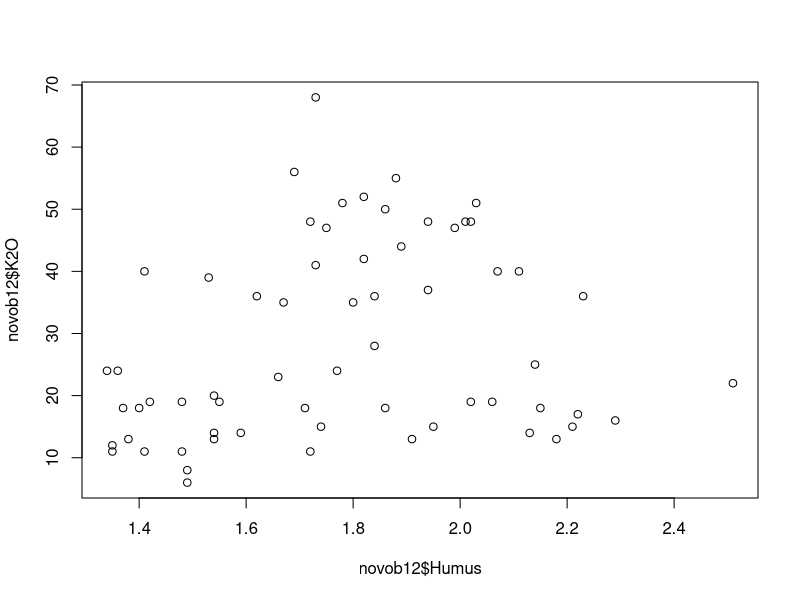

Write R code to recreate this figure.
# Задание 2.4

novob12=read.table("Trashko.csv",header = TRUE, sep = ";",dec = ".")
dim(novob12)
summary(novob12)
novob12$Pole
novob12$Humus
novob12$K2O
novob12$A1
names(novob12)
plot(novob12$Humus,novob12$K2O)
write.table (novob12, "novob.csv", sep = ";", dec = ",", quote=FALSE)
